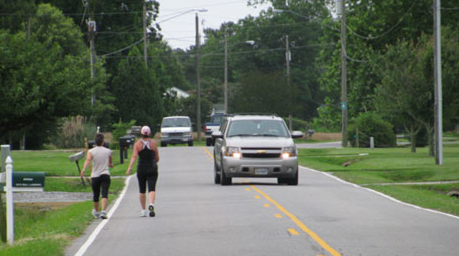
#> input picture img1.png, 459 x 256 px
$ jupyter execute main.ipynb
#> lines starting #> are read from the running program, lines starting #| are printed output that depends on the picture
[cell 1]
import cv2
import matplotlib.pyplot as plt

img_file = "img1.png"

#read the image
img = cv2.imread(img_file)
#> img is the input picture: shape (256, 459, 3); mean B, G, R 94.1, 110.4, 101
car_classifier = 'haarcascade_car.xml'

#convert BGR to RGB so we can plot it with matplotlib
img = cv2.cvtColor(img, cv2.COLOR_BGR2RGB)
#load the image in grayscale for easy viewing
gray_img = cv2.cvtColor(img,cv2.COLOR_RGB2GRAY)
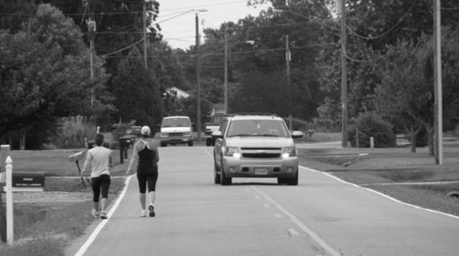
#> gray_img: shape (256, 459); min 8, max 255, mean 105.7

#Trained XML classifier
car_tracker = cv2.CascadeClassifier(car_classifier)

##Detect cars of different sizes
cars = car_tracker.detectMultiScale(gray_img)
#> cars = [[148, 102, 64, 64], [177, 75, 155, 155]]

#draw a rectangle around cars
for (x,y,w,h) in cars:
    cv2.rectangle(img, (x,y), (x+w, y+h), (0,255,0),2)
    cv2.putText(img, 'Car', (x,y - 10), cv2.FONT_HERSHEY_SIMPLEX, 0.7, (0,255,0),2)
#> this loop made 2 passes
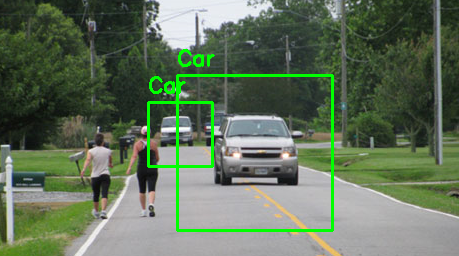
#> img: shape (256, 459, 3); mean R, G, B 98.1, 114.1, 91.3

print('done')

$ run again, with newimage.png copied over img1.png
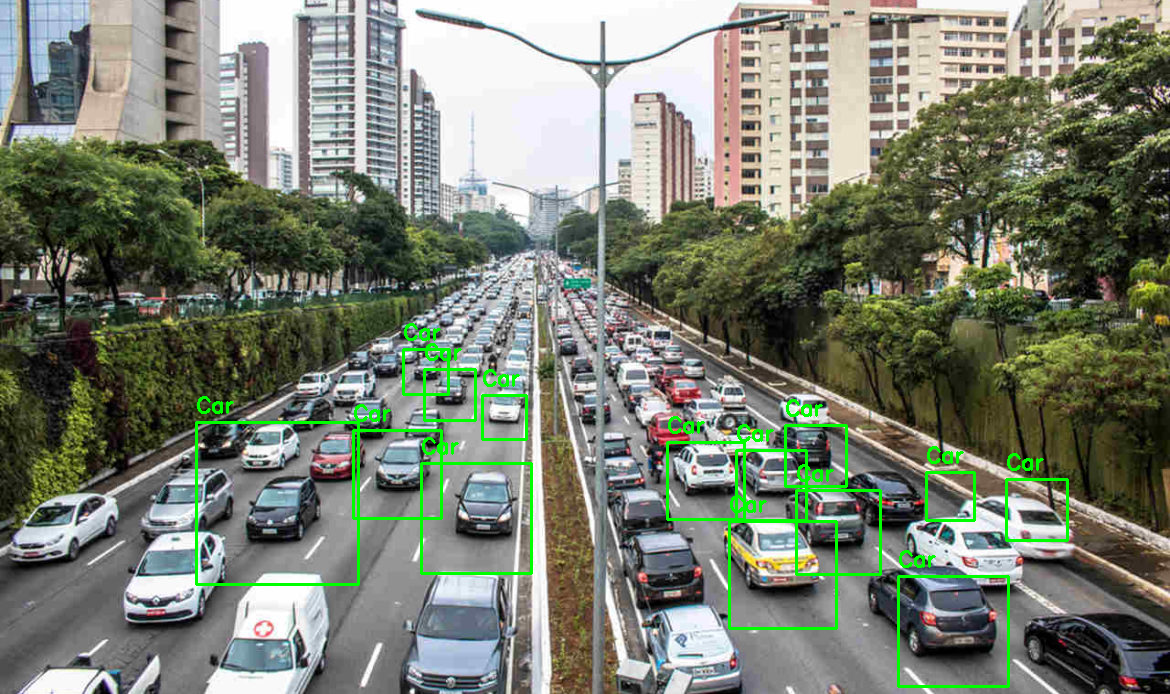
#> input picture newimage.png, 1170 x 694 px
#> img is the input picture: shape (694, 1170, 3); mean B, G, R 112.6, 127.2, 121
#> `gray_img = cv2.cvtColor(img,cv2.COLOR_RGB2GRAY)`:
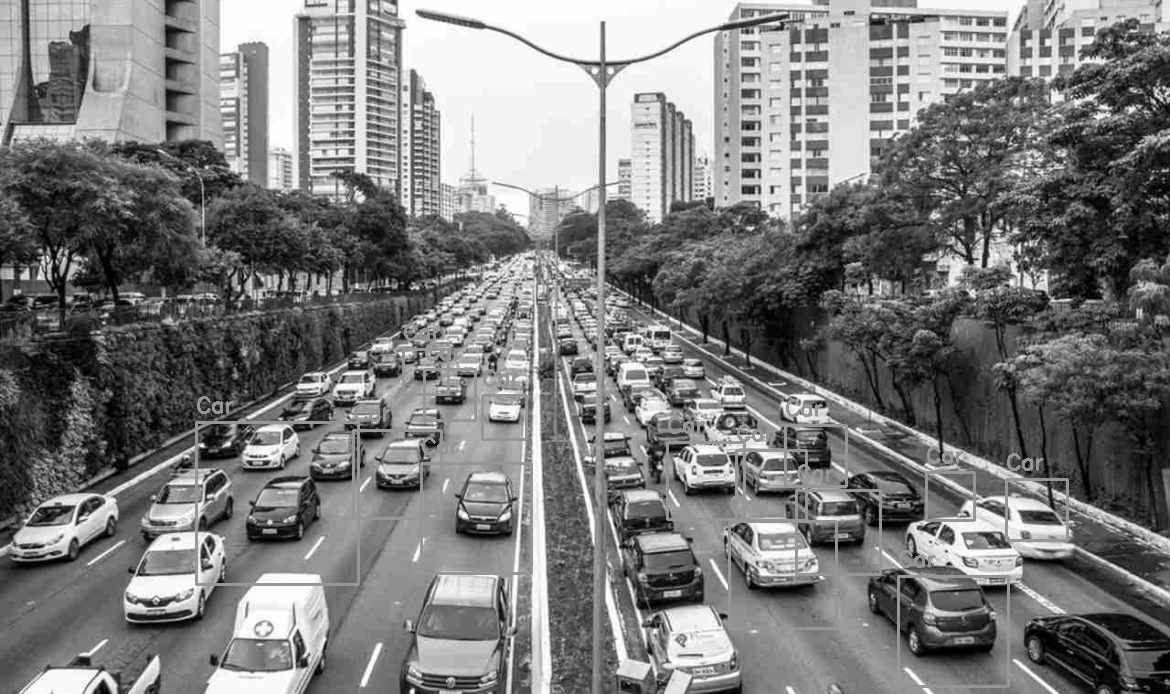
#> gray_img: shape (694, 1170); min 0, max 255, mean 123.7
#> cars = [[478, 391, 50, 50], [425, 369, 52, 52], [741, 455, 63, 63], [1008, 481, 59, 59], [360, 437, 78, 78], [666, 443, 77, 77], [427, 464, 107, 107], [898, 584, 104, 104], [728, 522, 108, 108], [324, 403, 132, 132], [196, 431, 153, 153]]
#> the loop `for (x,y,w,h) in cars:` made 11 passes
#> after the loop `for (x,y,w,h) in cars:`:
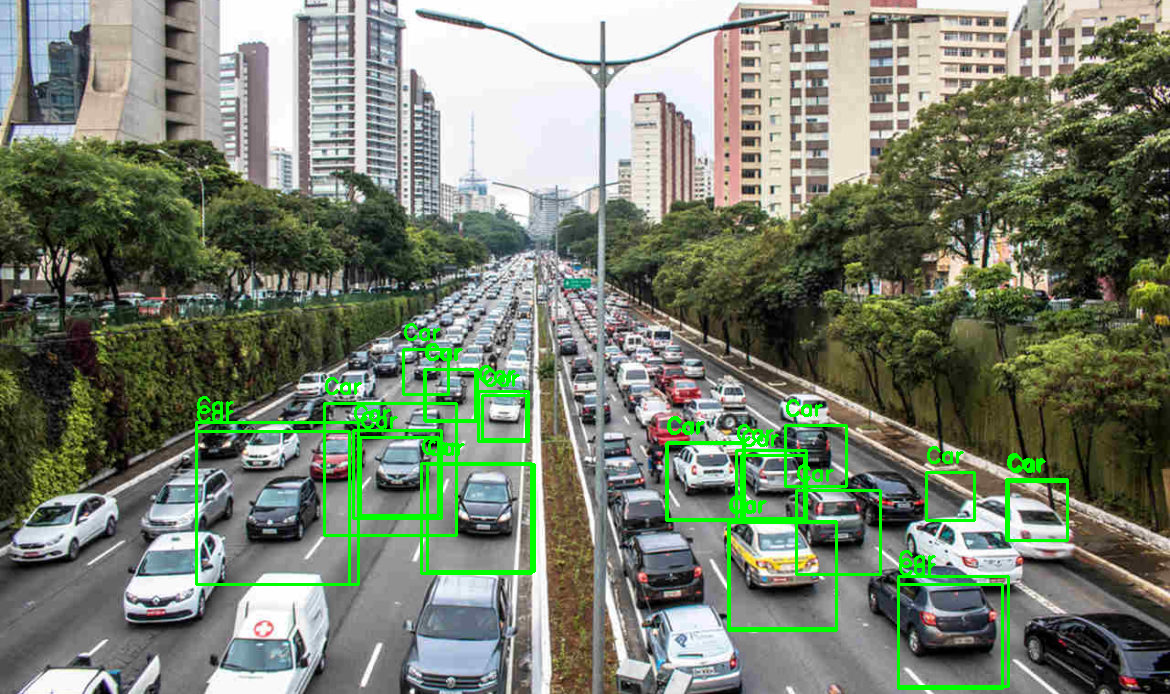
#> img: shape (694, 1170, 3); mean R, G, B 119.6, 128.5, 111.2
